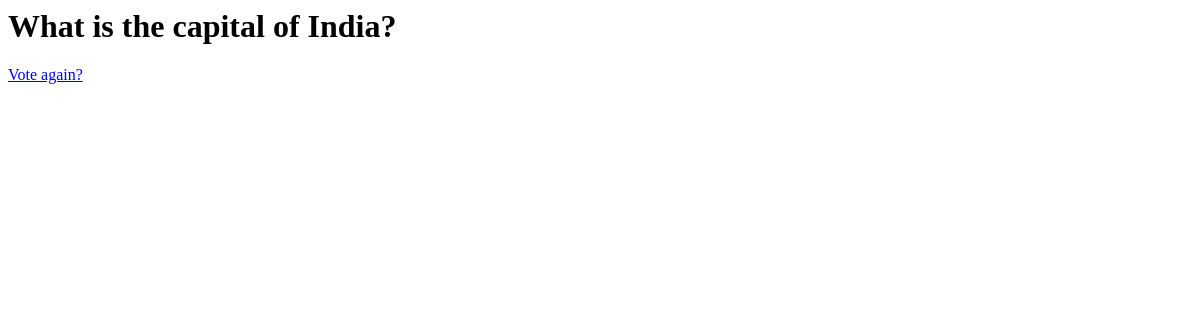
Page /polls/2/results/ on the earlier database version.
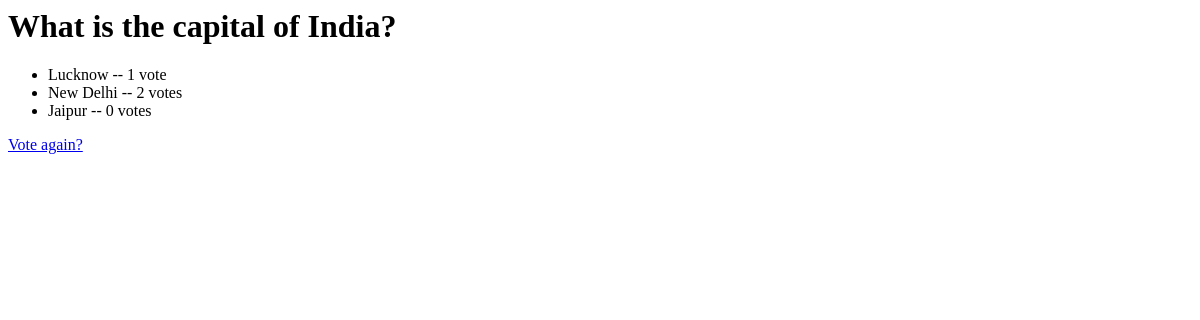
Same page on the later database version.
### polls/models.py (models this page shows, shortened)
class Question(models.Model):
    question_text = models.CharField(max_length=200)
    pub_date = models.DateTimeField("date published")

class Choice(models.Model):
    question = models.ForeignKey(Question, on_delete=models.CASCADE)
    choice_text = models.CharField(max_length=200)
    votes = models.IntegerField(default=0)

### polls/views.py (the view)
# urls.py: path("<int:pk>/results/", views.ResultsView.as_view(), name="results"),
class ResultsView(generic.DetailView):
    model = Question
    template_name = "polls/results.html"

### polls/templates/polls/results.html
<h1>{{ question.question_text }}</h1>
<ul>
{% for choice in question.choice_set.all %}
    <li>{{ choice.choice_text }} -- {{ choice.votes }} vote{{ choice.votes|pluralize }}</li>
{% endfor %}
</ul>
<a href="{% url 'polls:detail' question.id %}">Vote again?</a>

Differences in the rows shown:
added Choice: choice_text "Lucknow", votes "1"
added Choice: choice_text "New Delhi", votes "2"
added Choice: choice_text "Jaipur", votes "0"
